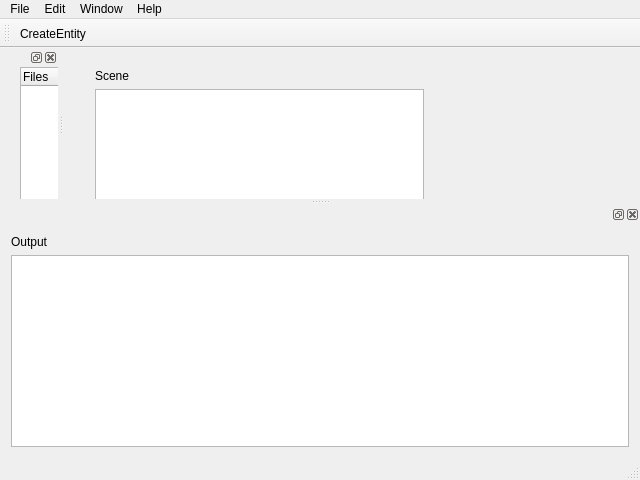
<?xml version="1.0" encoding="UTF-8"?>
<ui version="4.0">
 <class>MainWindow</class>
 <widget class="QMainWindow" name="MainWindow">
  <property name="geometry">
   <rect>
    <x>0</x>
    <y>0</y>
    <width>640</width>
    <height>480</height>
   </rect>
  </property>
  <property name="sizePolicy">
   <sizepolicy hsizetype="Maximum" vsizetype="Maximum">
    <horstretch>0</horstretch>
    <verstretch>0</verstretch>
   </sizepolicy>
  </property>
  <property name="windowTitle">
   <string>Level Editor</string>
  </property>
  <widget class="QWidget" name="centralWidget">
   <widget class="QWidget" name="verticalLayoutWidget">
    <property name="geometry">
     <rect>
      <x>20</x>
      <y>10</y>
      <width>351</width>
      <height>191</height>
     </rect>
    </property>
    <layout class="QVBoxLayout" name="verticalLayout">
     <item>
      <widget class="QLabel" name="label">
       <property name="text">
        <string>Scene</string>
       </property>
      </widget>
     </item>
     <item>
      <widget class="QGraphicsView" name="graphicsView"/>
     </item>
    </layout>
   </widget>
  </widget>
  <widget class="QToolBar" name="mainToolBar">
   <attribute name="toolBarArea">
    <enum>TopToolBarArea</enum>
   </attribute>
   <attribute name="toolBarBreak">
    <bool>false</bool>
   </attribute>
   <addaction name="actionCreateEntity"/>
  </widget>
  <widget class="QStatusBar" name="statusBar"/>
  <widget class="QMenuBar" name="menuBar">
   <property name="geometry">
    <rect>
     <x>0</x>
     <y>0</y>
     <width>640</width>
     <height>25</height>
    </rect>
   </property>
   <widget class="QMenu" name="menuFile">
    <property name="title">
     <string>File</string>
    </property>
    <addaction name="actionNew"/>
    <addaction name="separator"/>
    <addaction name="actionOpen"/>
    <addaction name="actionExit"/>
   </widget>
   <widget class="QMenu" name="menuEdit">
    <property name="title">
     <string>Edit</string>
    </property>
   </widget>
   <widget class="QMenu" name="menuWindow">
    <property name="title">
     <string>Window</string>
    </property>
   </widget>
   <widget class="QMenu" name="menuHelp">
    <property name="title">
     <string>Help</string>
    </property>
   </widget>
   <addaction name="menuFile"/>
   <addaction name="menuEdit"/>
   <addaction name="menuWindow"/>
   <addaction name="menuHelp"/>
  </widget>
  <widget class="QDockWidget" name="dockWidget_4">
   <attribute name="dockWidgetArea">
    <number>1</number>
   </attribute>
   <widget class="QWidget" name="dockWidgetContents_4">
    <widget class="QTreeWidget" name="treeWidget">
     <property name="geometry">
      <rect>
       <x>20</x>
       <y>0</y>
       <width>256</width>
       <height>192</height>
      </rect>
     </property>
     <column>
      <property name="text">
       <string>Files</string>
      </property>
     </column>
    </widget>
   </widget>
  </widget>
  <widget class="QDockWidget" name="dockWidget_5">
   <attribute name="dockWidgetArea">
    <number>8</number>
   </attribute>
   <widget class="QWidget" name="dockWidgetContents_5">
    <layout class="QVBoxLayout" name="verticalLayout_2">
     <item>
      <widget class="QLabel" name="label_2">
       <property name="text">
        <string>Output</string>
       </property>
      </widget>
     </item>
     <item>
      <widget class="QTextEdit" name="textEdit_2"/>
     </item>
    </layout>
   </widget>
  </widget>
  <action name="actionNew">
   <property name="text">
    <string>New</string>
   </property>
  </action>
  <action name="actionOpen">
   <property name="text">
    <string>Open</string>
   </property>
  </action>
  <action name="actionExit">
   <property name="text">
    <string>Exit</string>
   </property>
  </action>
  <action name="actionCreateEntity">
   <property name="text">
    <string>CreateEntity</string>
   </property>
  </action>
 </widget>
 <layoutdefault spacing="6" margin="11"/>
 <resources/>
 <connections/>
</ui>
